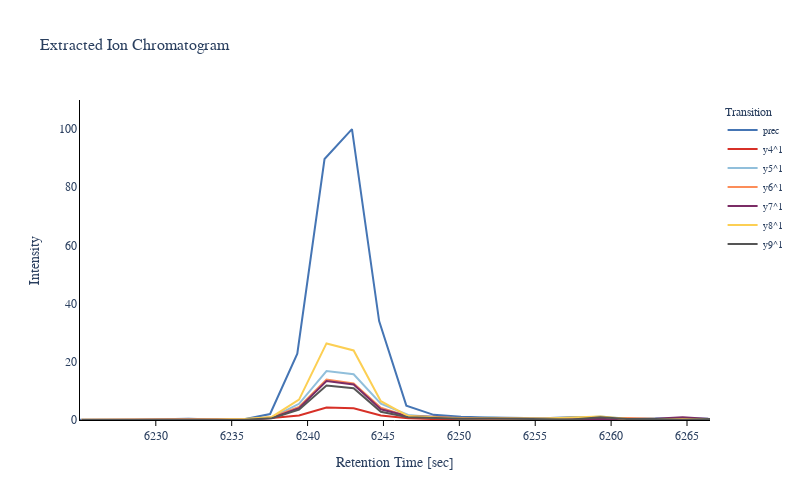

Notebook code for this chart:
### Markdown cell above
# Using a different backend

To use a different backend, all you need to do is specify the backend to use.

If you are using the pyopenmsviz interface, the backend is one of 'matplotlib', 'bokeh' or 'plotly'.
If you are directly using the pandas plot method, you can set the backend to one of "pomsvim", "pomsvib" or "pomsvip".

### Code cell
config = ChromatogramPlotterConfig(title="Extracted Ion Chromatogram", 
                            xlabel="Retention Time [sec]", 
                            ylabel="Intensity", 
                            height=500, width=800,
                            grid=False, show_plot=True,
                            toolbar_location='above',
                            legend=LegendConfig(title="Transition", show=True)
                           )
df_chrom.plot(x='rt', y='int', kind='chromatogram', feature_data=df_feat, by="Annotation", config=config, backend='pomsvip')
